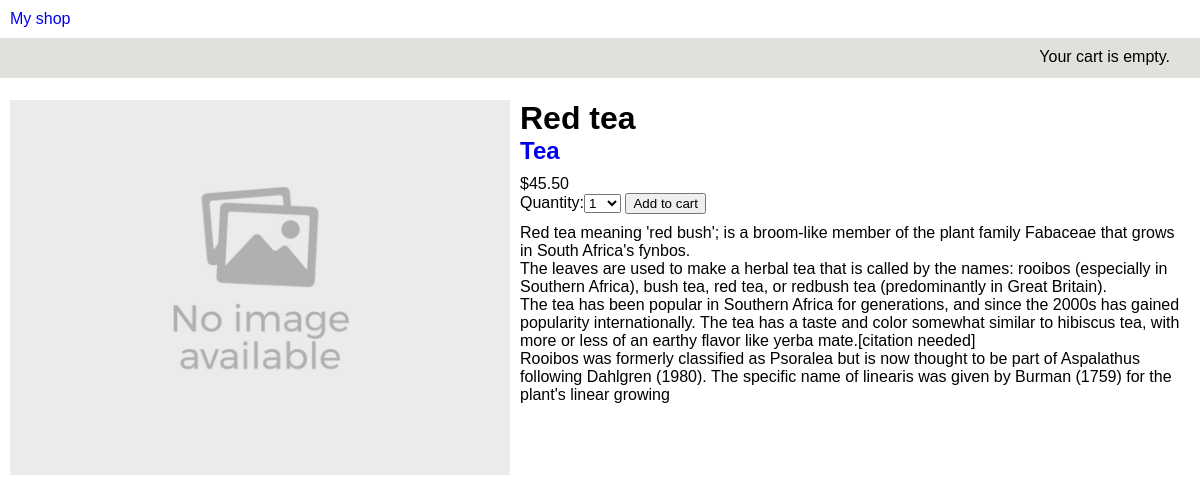
/2/red-tea/, run on the app's committed database.
### shop/models.py (models this page shows, shortened)
class Product(models.Model):
    category = models.ForeignKey(Category, on_delete=models.CASCADE, related_name='products')
    name = models.CharField(max_length=200, db_index=True)
    slug = models.SlugField(max_length=200, db_index=True)
    image = models.ImageField(upload_to='products/%Y/%m/%d', blank=True)
    description = models.TextField(blank=True)
    price = models.DecimalField(max_digits=10, decimal_places=2)
    stock = models.PositiveIntegerField()
    available = models.BooleanField(default=True)
    created = models.DateTimeField(auto_now_add=True)
    updated = models.DateTimeField(auto_now=True)
    class Meta:
        ordering = ('name',)
        index_together = (('id', 'slug'),)

class Category(models.Model):
    name = models.CharField(max_length=200, db_index=True)
    slug = models.SlugField(max_length=200, db_index=True, unique=True)
    class Meta:
        ordering = ('name',)
        verbose_name = 'Категория'
        verbose_name_plural = 'Категории'
    def __str__(self):
        return self.name
    def get_absolute_url(self):
        return reverse('shop:product_list_by_category', args=[self.slug])

### shop/views.py (the view)
# urls.py: re_path(r'^(?P<pk>\d+)/(?P<slug>[-\w]+)/$', views.product_detail, name='product_detail'),
def product_detail(request, pk, slug):
    product = get_object_or_404(Product,
                                pk=pk,
                                slug=slug,
                                available=True)
    cart_product_form = CartAddProductForm()
    return render(request, 'shop/product/detail.html', {'product': product,
                                                        'cart_product_form': cart_product_form})

### cart/forms.py
class CartAddProductForm(forms.Form):
    quantity = forms.TypedChoiceField(choices=PRODUCT_QUANTITY_CHOICES, coerce=int)
    update = forms.BooleanField(required=False, initial=False, widget=forms.HiddenInput)

### cart/cart.py (called while the page is built)
    def __len__(self):
        return sum(item['quantity'] for item in self.cart.values())

### cart/context_processors.py (called while the page is built)
def cart(request):
    return {'cart': Cart(request)}

### templates/shop/product/detail.html (shortened to what this page needs)
{% extends "shop/base.html" %}
{% load static %}
{% block content %}
    <div class="product-detail">
        <img src="{% if product.image %}{{ product.image.url }}{% else %}{% static "img/no_image.jpg" %}{% endif %}" alt="">
        <div class="product-detail-description">
            <h1>{{ product.name }}</h1>
            <h2><a href="{{ product.category.get_absolute_url }}">{{ product.category }}</a></h2>
            <p class="price">${{ product.price }}</p>
            <form action="{% url "cart:cart_add" product.id %}" method="post">
                {{ cart_product_form }}
                <input type="submit" value="Add to cart">
            </form>
            {{ product.description|linebreaks }}
        </div>
    </div>
{% endblock %}

### static/css/base.css (style rules this page uses)
* { margin: 0; font-family: Verdana, sans-serif; }
body, html { height: 100%; min-width: 320px; }
.product-detail { display: flex; margin: 0 10px 10px 10px; }
.product-detail-description { margin-left: 10px; }
.product-detail-description p { margin-top: 10px; }
.product-detail img { width: 500px; }
a { text-decoration: none; }

### data on the page
Product: name "Red tea", category "Tea", price "45.50", description "Red tea meaning 'red bush'; is a broom-like member of the plant family Fabaceae that grows in South Africa's fynbos. The leaves are used to make a herbal tea that is called by the names: rooibos (especially in Southern Africa), bush tea, red tea, or redbush tea (predominantly in Great Britain). The tea has been popular in Southern Africa for generations, and since the 2000s has gained popularity internationally. The tea has a taste and color somewhat similar to hibiscus tea, with more or less of an earthy flavor like yerba mate.[citation needed] Rooibos was formerly classified as Psoralea but is now thought to be part of Aspalathus following Dahlgren (1980). The specific name of linearis…"
